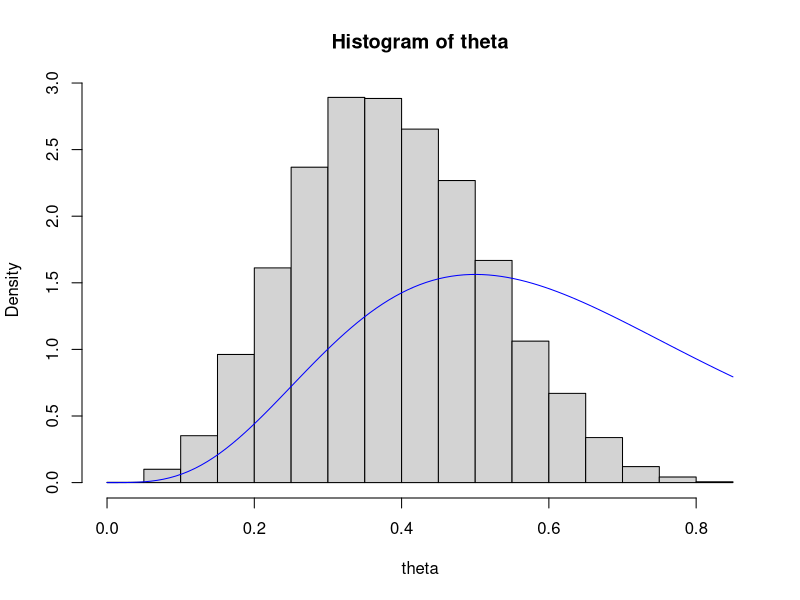
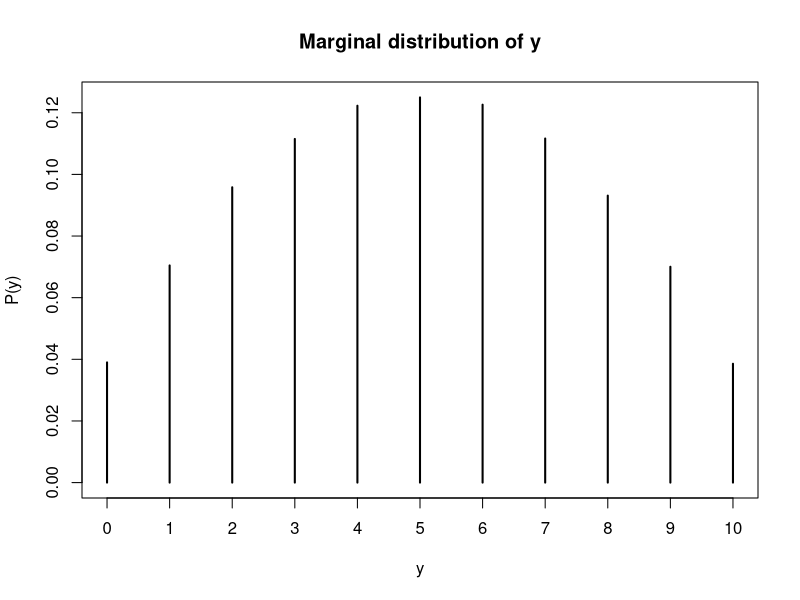

R code for these plots, in order:
## ---- chunk 1
set.seed(32) # Initializes the random number generator so we can replicate these results. To get different random numbers, change the seed.
m = 10000
a = 5.0
b = 3.0 + 5.0
## ---- chunk 2
theta = rbeta(n=m, shape1 = a, shape2 =b)
## ---- chunk 3
hist(theta, freq=FALSE)
curve(dgamma(x=x, shape=a, rate=b), col="blue", add=TRUE)
## ---- chunk 4
sum(theta) / m # sample mean
## ---- chunk 5
round(mean(theta), 1) # sample mean
## ---- chunk 6
a / b # true expected value
## ---- chunk 7
m = 1e4
theta = rgamma(n=m, shape=a, rate=b)
mean(theta)
## ---- chunk 8
var(theta) # sample variance
## ---- chunk 9
a / b^2 # true variance of Gamma(a,b)
## ---- chunk 10
ind = theta > 1.0 # set of indicators, TRUE if theta_i < 5
round(mean(ind),2) # automatically converts FALSE/TRUE to 0/1
## ---- chunk 11
pgamma(q=5.0, shape=a, rate=b) # true value of Pr( theta < 5 )
## [1] 0.4963317
## ---- chunk 12
#qnorm(x=pnorm(100000,mean=0,sd=1), probs=0.3)
round(qnorm(0.30, mean=0, sd=1), 2)

## ---- chunk 13
qgamma(p=0.9, shape=a, rate=b) # true value of 0.9 quantile
## ---- chunk 14
se = sd(theta) / sqrt(m)
2.0 * se # we are reasonably confident that the Monte Carlo estimate is no more than this far from the truth
## ---- chunk 15
ind = theta < 5.0
se = sd(ind) / sqrt(m)
2.0 * se # we are reasonably confident that the Monte Carlo estimate is no more than this far from the truth
## ---- chunk 16
m = 10e4

y = numeric(m) # create the vectors we will fill in with simulations
phi = numeric(m)

for (i in 1:m) {
  phi[i] = rbeta(n=1, shape1=2.0, shape2=2.0)
  y[i] = rbinom(n=1, size=10, prob=phi[i])
}
# which is equivalent to the following 'vectorized' code
phi = rbeta(n=m, shape1=2.0, shape2=2.0)
y = rbinom(n=m, size=10, prob=phi)
## ---- chunk 17
mean(y)
## ---- chunk 18
plot(prop.table(table(y)), ylab="P(y)", main="Marginal distribution of y")
